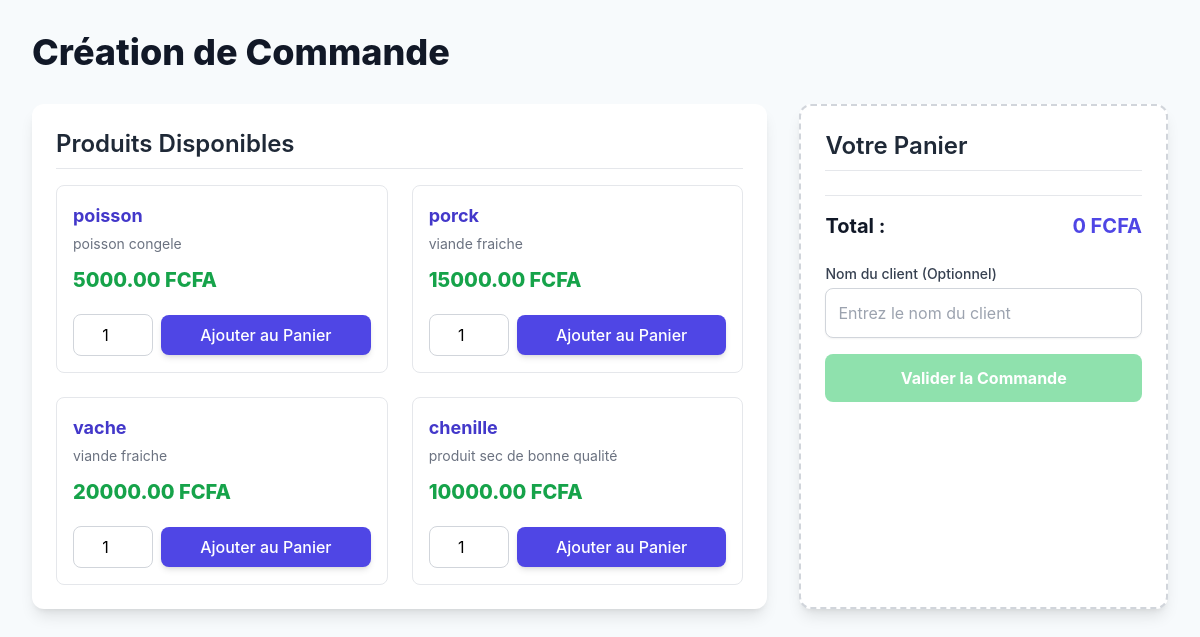
The page /orders/new/ (signed in) on the database as committed earlier.
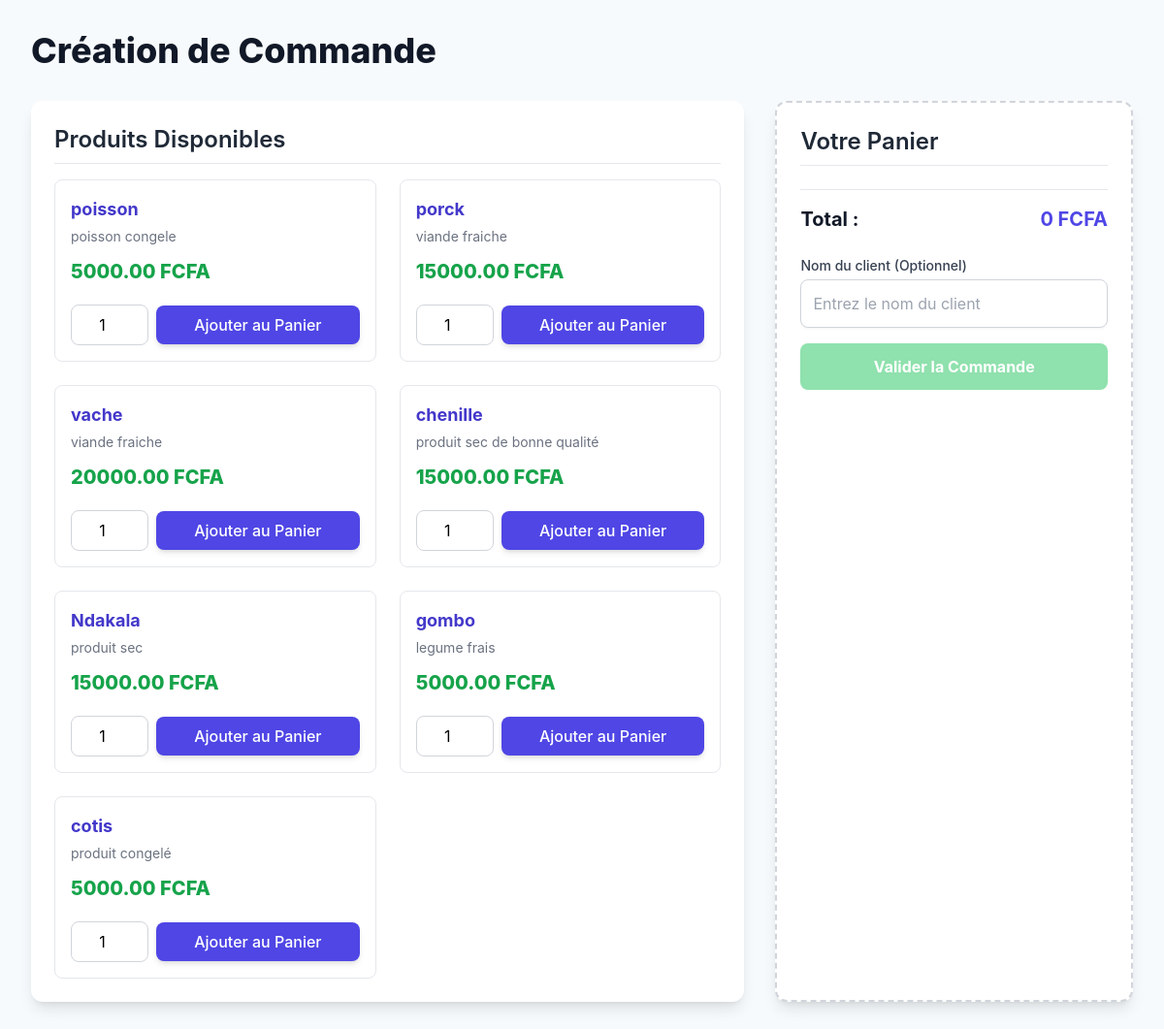
The same page on the database as committed later.
### food_app/models.py (models this page shows, shortened)
class Product(models.Model):
    CATEGORIE_CHOICES = (
        ('vf', 'viancde fraiche'),
        ('leg', 'legume'),
        ('sec', 'produit sec'),
        ('fru', 'fruit'),
        ('aut', 'autre'),
    )
    label = models.CharField(max_length=100)
    Categorie = models.CharField(choices=CATEGORIE_CHOICES, max_length=50, default='aut')
    price = models.DecimalField(max_digits=10, decimal_places=2, default=0) # Changement: Utiliser DecimalField pour la monnaie
    description = models.TextField()
    created_at = models.DateTimeField(auto_now_add=True)
    updated_at = models.DateTimeField(auto_now=True)

### food_app/views.py (the view, shortened to what this page needs)
# urls.py: path('orders/new/', views.OrderView.as_view(), name='order-view'),
@method_decorator(login_required, name='dispatch')
class OrderView(View):
    template_name = 'food_app/order_form.html'
    def get(self, request, *args, **kwargs):
        products = Product.objects.all().values('id', 'label', 'description', 'price')
        context = {
            'products': list(products),
        }
        return render(request, self.template_name, context)

### food_app/templates/food_app/order_form.html (shortened to what this page needs)
<html lang="fr">
<head>
    <script src="https://cdn.tailwindcss.com"></script>
</head>
<body class="p-8">
    <div class="max-w-7xl mx-auto">
        <h1 class="text-4xl font-extrabold text-gray-900 mb-8">Création de Commande</h1>
        <div class="flex flex-col lg:flex-row gap-8">
            <div class="lg:w-2/3 bg-white p-6 rounded-xl shadow-lg">
                <h2 class="text-2xl font-semibold text-gray-800 mb-4 border-b pb-2">Produits Disponibles</h2>
                <div id="product-list" class="grid grid-cols-1 md:grid-cols-2 gap-6">
                    {% for product in products %}
                    <div class="product-card border border-gray-200 p-4 rounded-lg bg-white flex flex-col justify-between"
                         data-id="{{ product.id }}"
                         data-label="{{ product.label }}"
                         data-price="{{ product.price }}"
                         data-description="{{ product.description }}">
                        <div>
                            <h3 class="text-lg font-bold text-indigo-700">{{ product.label }}</h3>
                            <p class="text-gray-500 text-sm mt-1 mb-3">{{ product.description|truncatechars:100 }}</p>
                            <p class="text-xl font-extrabold text-green-600 mb-3">{{ product.price }} FCFA</p>
                        </div>
                        <div class="flex items-center gap-2 mt-2">
                            <input type="number" min="1" value="1" id="qty-{{ product.id }}"
                                   class="w-20 p-2 border border-gray-300 rounded-lg text-center focus:ring-indigo-500 focus:border-indigo-500">
                            <button onclick="addToCart('{{ product.id }}')"
                                    class="flex-1 bg-indigo-600 hover:bg-indigo-700 text-white font-medium py-2 px-4 rounded-lg transition duration-150 shadow-md">
                                Ajouter au Panier
                            </button>
                        </div>
                    </div>
                    {% endfor %}
                </div>
            </div>
            <div class="lg:w-1/3 bg-white p-6 rounded-xl shadow-lg border-2 border-dashed border-gray-300">
                <h2 class="text-2xl font-semibold text-gray-800 mb-4 border-b pb-2">Votre Panier</h2>
                <div class="mt-6 pt-4 border-t border-gray-200">
                    <p class="text-xl font-bold text-gray-900 flex justify-between">
                        Total : <span id="cart-total" class="text-indigo-600">0 FCFA</span>
                    </p>
                </div>
                <div class="mt-6">
                    <label for="client_name_input" class="block text-sm font-medium text-gray-700">Nom du client (Optionnel)</label>
                    <input type="text" id="client_name_input" placeholder="Entrez le nom du client"
                           class="mt-1 block w-full p-3 border border-gray-300 rounded-lg shadow-sm focus:ring-green-500 focus:border-green-500">
                </div>
                <button onclick="submitOrder()" id="validate-btn" disabled
                        class="mt-4 w-full bg-green-500 hover:bg-green-600 text-white font-bold py-3 px-4 rounded-lg transition duration-150 opacity-50 cursor-not-allowed">
                    Valider la Commande
                </button>
            </div>
        </div>
    </div>
</body>
</html>

Rows that differ between the two databases and show on the page:
changed Product "chenille": price "10000.00" → "15000.00"
added Product: label "Ndakala", description "produit sec", price "15000.00"
added Product: label "gombo", description "legume frais", price "5000.00"
added Product: label "cotis", description "produit congelé", price "5000.00"
